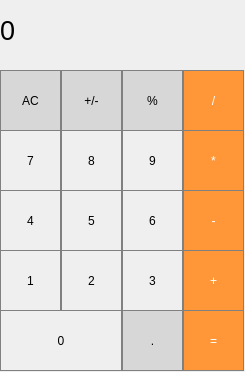
<?xml version="1.0" encoding="UTF-8"?>
<ui version="4.0">
 <class>MainWindow</class>
 <widget class="QMainWindow" name="MainWindow">
  <property name="geometry">
   <rect>
    <x>0</x>
    <y>0</y>
    <width>245</width>
    <height>372</height>
   </rect>
  </property>
  <property name="windowTitle">
   <string>MainWindow</string>
  </property>
  <widget class="QWidget" name="centralwidget">
   <widget class="QLabel" name="result_show">
    <property name="geometry">
     <rect>
      <x>0</x>
      <y>0</y>
      <width>231</width>
      <height>61</height>
     </rect>
    </property>
    <property name="font">
     <font>
      <pointsize>20</pointsize>
     </font>
    </property>
    <property name="styleSheet">
     <string notr="true">QLabel {
	qproperty-alignment: 'AlignVCenter | AlignRight';
	border-bottom: 1px solid gray;
}

background-color: white;</string>
    </property>
    <property name="text">
     <string>0</string>
    </property>
   </widget>
   <widget class="QPushButton" name="pushButton_ac">
    <property name="geometry">
     <rect>
      <x>0</x>
      <y>70</y>
      <width>61</width>
      <height>61</height>
     </rect>
    </property>
    <property name="styleSheet">
     <string notr="true">QPushButton {
	background-color: rgb(215,215,215);
	border: 1px solid gray;
}

QPushButton:pressed {
	background-color: qlineargradient(x1:0,y1:0,x2:0,y2:1,stop:0, #BEBEBE, stop: 1 #D7D7D7);
}</string>
    </property>
    <property name="text">
     <string>AC</string>
    </property>
   </widget>
   <widget class="QPushButton" name="pushButton_pm">
    <property name="geometry">
     <rect>
      <x>61</x>
      <y>70</y>
      <width>61</width>
      <height>61</height>
     </rect>
    </property>
    <property name="styleSheet">
     <string notr="true">QPushButton {
	background-color: rgb(215,215,215);
	border: 1px solid gray;
}

QPushButton:pressed {
	background-color: qlineargradient(x1:0,y1:0,x2:0,y2:1,stop:0, #BEBEBE, stop: 1 #D7D7D7);
}</string>
    </property>
    <property name="text">
     <string>+/-</string>
    </property>
   </widget>
   <widget class="QPushButton" name="pushButton_percent">
    <property name="geometry">
     <rect>
      <x>122</x>
      <y>70</y>
      <width>61</width>
      <height>61</height>
     </rect>
    </property>
    <property name="styleSheet">
     <string notr="true">QPushButton {
	background-color: rgb(215,215,215);
	border: 1px solid gray;
}

QPushButton:pressed {
	background-color: qlineargradient(x1:0,y1:0,x2:0,y2:1,stop:0, #BEBEBE, stop: 1 #D7D7D7);
}</string>
    </property>
    <property name="text">
     <string>%</string>
    </property>
   </widget>
   <widget class="QPushButton" name="pushButton_div">
    <property name="geometry">
     <rect>
      <x>183</x>
      <y>70</y>
      <width>61</width>
      <height>61</height>
     </rect>
    </property>
    <property name="styleSheet">
     <string notr="true">QPushButton {
	background-color: rgb(255,151,57);
	color: white;
	border: 1px solid gray;
}

QPushButton:pressed {
	background-color: qlineargradient(x1:0,y1:0,x2:0,y2:1, stop: 0 #FF7832, stop: 1 #FF9739);
}</string>
    </property>
    <property name="text">
     <string>/</string>
    </property>
   </widget>
   <widget class="QPushButton" name="pushButton_7">
    <property name="geometry">
     <rect>
      <x>0</x>
      <y>130</y>
      <width>61</width>
      <height>61</height>
     </rect>
    </property>
    <property name="styleSheet">
     <string notr="true">QPushButton {
	border: 1px solid gray;
}

QPushButton:pressed {
	background-color: qlineargradient(x1:0, y1: 0, x2:0,y2:1,
	stop: 0 #dadbde, stop: 1 #f6f7fa);
}</string>
    </property>
    <property name="text">
     <string>7</string>
    </property>
   </widget>
   <widget class="QPushButton" name="pushButton_9">
    <property name="geometry">
     <rect>
      <x>122</x>
      <y>130</y>
      <width>61</width>
      <height>61</height>
     </rect>
    </property>
    <property name="styleSheet">
     <string notr="true">QPushButton {
	border: 1px solid gray;
}

QPushButton:pressed {
	background-color: qlineargradient(x1:0, y1: 0, x2:0,y2:1,
	stop: 0 #dadbde, stop: 1 #f6f7fa);
}</string>
    </property>
    <property name="text">
     <string>9</string>
    </property>
   </widget>
   <widget class="QPushButton" name="pushButton_mul">
    <property name="geometry">
     <rect>
      <x>183</x>
      <y>130</y>
      <width>61</width>
      <height>61</height>
     </rect>
    </property>
    <property name="styleSheet">
     <string notr="true">QPushButton {
	background-color: rgb(255,151,57);
	color: white;
	border: 1px solid gray;
}

QPushButton:pressed {
	background-color: qlineargradient(x1:0,y1:0,x2:0,y2:1, stop: 0 #FF7832, stop: 1 #FF9739);
}</string>
    </property>
    <property name="text">
     <string>*</string>
    </property>
   </widget>
   <widget class="QPushButton" name="pushButton_8">
    <property name="geometry">
     <rect>
      <x>61</x>
      <y>130</y>
      <width>61</width>
      <height>61</height>
     </rect>
    </property>
    <property name="styleSheet">
     <string notr="true">QPushButton {
	border: 1px solid gray;
}

QPushButton:pressed {
	background-color: qlineargradient(x1:0, y1: 0, x2:0,y2:1,
	stop: 0 #dadbde, stop: 1 #f6f7fa);
}</string>
    </property>
    <property name="text">
     <string>8</string>
    </property>
   </widget>
   <widget class="QPushButton" name="pushButton_4">
    <property name="geometry">
     <rect>
      <x>0</x>
      <y>190</y>
      <width>61</width>
      <height>61</height>
     </rect>
    </property>
    <property name="styleSheet">
     <string notr="true">QPushButton {
	border: 1px solid gray;
}

QPushButton:pressed {
	background-color: qlineargradient(x1:0, y1: 0, x2:0,y2:1,
	stop: 0 #dadbde, stop: 1 #f6f7fa);
}</string>
    </property>
    <property name="text">
     <string>4</string>
    </property>
   </widget>
   <widget class="QPushButton" name="pushButton_6">
    <property name="geometry">
     <rect>
      <x>122</x>
      <y>190</y>
      <width>61</width>
      <height>61</height>
     </rect>
    </property>
    <property name="styleSheet">
     <string notr="true">QPushButton {
	border: 1px solid gray;
}

QPushButton:pressed {
	background-color: qlineargradient(x1:0, y1: 0, x2:0,y2:1,
	stop: 0 #dadbde, stop: 1 #f6f7fa);
}</string>
    </property>
    <property name="text">
     <string>6</string>
    </property>
   </widget>
   <widget class="QPushButton" name="pushButton_minus">
    <property name="geometry">
     <rect>
      <x>183</x>
      <y>190</y>
      <width>61</width>
      <height>61</height>
     </rect>
    </property>
    <property name="styleSheet">
     <string notr="true">QPushButton {
	background-color: rgb(255,151,57);
	color: white;
	border: 1px solid gray;
}

QPushButton:pressed {
	background-color: qlineargradient(x1:0,y1:0,x2:0,y2:1, stop: 0 #FF7832, stop: 1 #FF9739);
}</string>
    </property>
    <property name="text">
     <string>-</string>
    </property>
   </widget>
   <widget class="QPushButton" name="pushButton_5">
    <property name="geometry">
     <rect>
      <x>61</x>
      <y>190</y>
      <width>61</width>
      <height>61</height>
     </rect>
    </property>
    <property name="styleSheet">
     <string notr="true">QPushButton {
	border: 1px solid gray;
}

QPushButton:pressed {
	background-color: qlineargradient(x1:0, y1: 0, x2:0,y2:1,
	stop: 0 #dadbde, stop: 1 #f6f7fa);
}</string>
    </property>
    <property name="text">
     <string>5</string>
    </property>
   </widget>
   <widget class="QPushButton" name="pushButton_1">
    <property name="geometry">
     <rect>
      <x>0</x>
      <y>250</y>
      <width>61</width>
      <height>61</height>
     </rect>
    </property>
    <property name="styleSheet">
     <string notr="true">QPushButton {
	border: 1px solid gray;
}

QPushButton:pressed {
	background-color: qlineargradient(x1:0, y1: 0, x2:0,y2:1,
	stop: 0 #dadbde, stop: 1 #f6f7fa);
}</string>
    </property>
    <property name="text">
     <string>1</string>
    </property>
   </widget>
   <widget class="QPushButton" name="pushButton_3">
    <property name="geometry">
     <rect>
      <x>122</x>
      <y>250</y>
      <width>61</width>
      <height>61</height>
     </rect>
    </property>
    <property name="styleSheet">
     <string notr="true">QPushButton {
	border: 1px solid gray;
}

QPushButton:pressed {
	background-color: qlineargradient(x1:0, y1: 0, x2:0,y2:1,
	stop: 0 #dadbde, stop: 1 #f6f7fa);
}</string>
    </property>
    <property name="text">
     <string>3</string>
    </property>
   </widget>
   <widget class="QPushButton" name="pushButton_plus">
    <property name="geometry">
     <rect>
      <x>183</x>
      <y>250</y>
      <width>61</width>
      <height>61</height>
     </rect>
    </property>
    <property name="styleSheet">
     <string notr="true">QPushButton {
	background-color: rgb(255,151,57);
	color: white;
	border: 1px solid gray;
}

QPushButton:pressed {
	background-color: qlineargradient(x1:0,y1:0,x2:0,y2:1, stop: 0 #FF7832, stop: 1 #FF9739);
}</string>
    </property>
    <property name="text">
     <string>+</string>
    </property>
   </widget>
   <widget class="QPushButton" name="pushButton_2">
    <property name="geometry">
     <rect>
      <x>61</x>
      <y>250</y>
      <width>61</width>
      <height>61</height>
     </rect>
    </property>
    <property name="styleSheet">
     <string notr="true">QPushButton {
	border: 1px solid gray;
}

QPushButton:pressed {
	background-color: qlineargradient(x1:0, y1: 0, x2:0,y2:1,
	stop: 0 #dadbde, stop: 1 #f6f7fa);
}</string>
    </property>
    <property name="text">
     <string>2</string>
    </property>
   </widget>
   <widget class="QPushButton" name="pushButton_0">
    <property name="geometry">
     <rect>
      <x>0</x>
      <y>310</y>
      <width>122</width>
      <height>61</height>
     </rect>
    </property>
    <property name="styleSheet">
     <string notr="true">QPushButton {
	border: 1px solid gray;
}

QPushButton:pressed {
	background-color: qlineargradient(x1:0, y1: 0, x2:0,y2:1,
	stop: 0 #dadbde, stop: 1 #f6f7fa);
}</string>
    </property>
    <property name="text">
     <string>0</string>
    </property>
   </widget>
   <widget class="QPushButton" name="pushButton_dot">
    <property name="geometry">
     <rect>
      <x>122</x>
      <y>310</y>
      <width>61</width>
      <height>61</height>
     </rect>
    </property>
    <property name="styleSheet">
     <string notr="true">QPushButton {
	background-color: rgb(215,215,215);
	border: 1px solid gray;
}

QPushButton:pressed {
	background-color: qlineargradient(x1:0,y1:0,x2:0,y2:1,stop:0, #BEBEBE, stop: 1 #D7D7D7);
}</string>
    </property>
    <property name="text">
     <string>.</string>
    </property>
   </widget>
   <widget class="QPushButton" name="pushButton_eq">
    <property name="geometry">
     <rect>
      <x>183</x>
      <y>310</y>
      <width>61</width>
      <height>61</height>
     </rect>
    </property>
    <property name="styleSheet">
     <string notr="true">QPushButton {
	background-color: rgb(255,151,57);
	color: white;
	border: 1px solid gray;
}

QPushButton:pressed {
	background-color: qlineargradient(x1:0,y1:0,x2:0,y2:1, stop: 0 #FF7832, stop: 1 #FF9739);
}</string>
    </property>
    <property name="text">
     <string>=</string>
    </property>
   </widget>
  </widget>
 </widget>
 <resources/>
 <connections/>
</ui>
